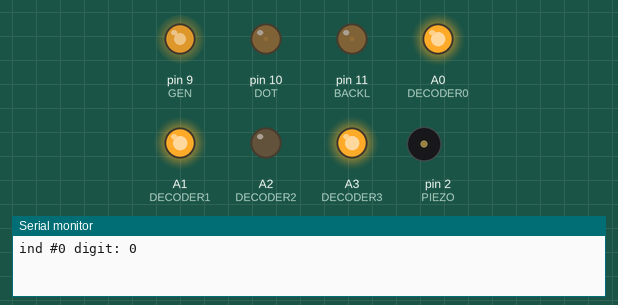
A sketch run on a simulated Arduino Uno, built with avr-gcc and run on an emulated ATmega328P. Shown: output pins drawn as LEDs (lit = HIGH), buzzer (waves = sounding, pin HIGH), the last lines printed to the serial monitor. Pins used as bus, display or sensor lines are not drawn.

Above: at 0.5 s.
At 2.5 s:
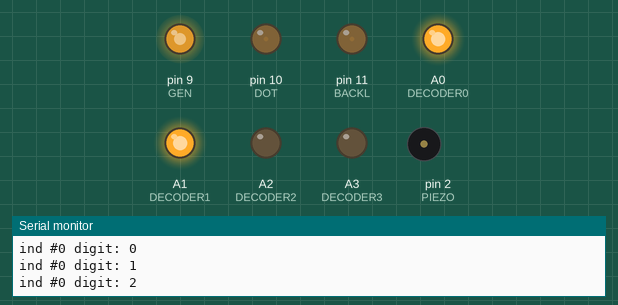
At 3.5 s:
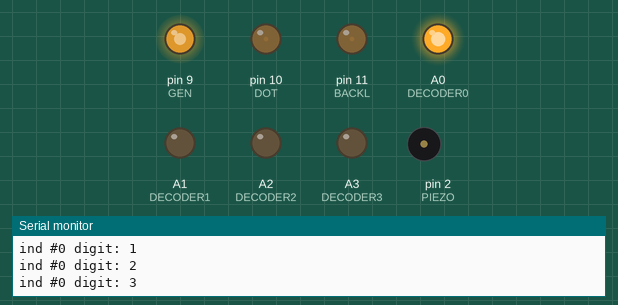
At 5.5 s:
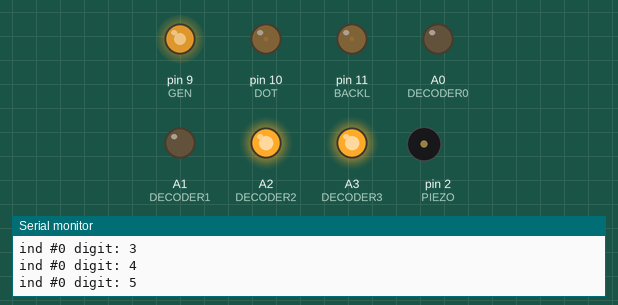
At 8.5 s:
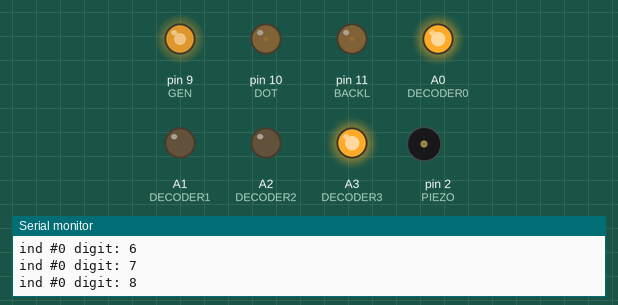
At 11.5 s:
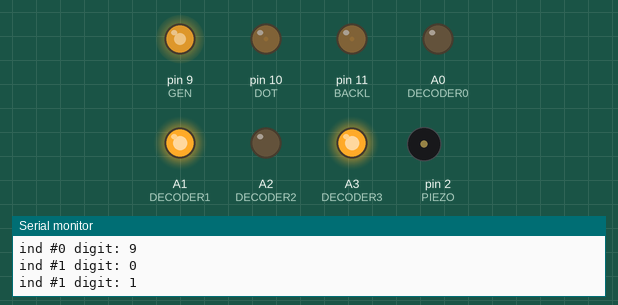
Timing chart, 0 to 13.0 s (numbered marks = the images above):
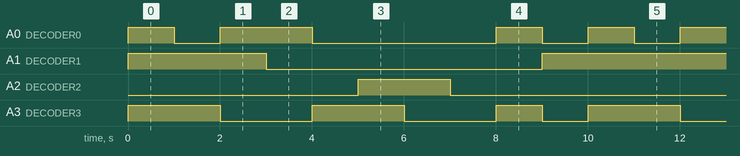

The sketch:

lamp_test.ino
```cpp
/*
  Проверочный скетч к проекту "Часы на ГРИ v2"
  Страница проекта (схемы, описания): https://alexgyver.ru/nixieclock_v2/
  Исходники на GitHub: https://github.com/AlexGyver/NixieClock_v2
  Нравится, как написан код? Поддержи автора! https://alexgyver.ru/support_alex/
  Автор: AlexGyver Technologies, 2018
  https://AlexGyver.ru/
*/

// "минимальный" код для работы часов, можете начать с него разработку своей прошивки
// проверочный код для индикаторов, выводит 0-9 по очереди на каждую лампу

#define DELAY 1000    // задержка между сменой цифр, мс
#define DUTY 180      // скважность ШИМ. От скважности зависит напряжение! у меня 175 вольт при значении 180 и 145 вольт при 120

#define BOARD_TYPE 0
// тип платы часов:
// 0 - IN-12 turned
// 1 - IN-12
// 2 - IN-14 (обычная и neon dot)
// 3 другие индикаторы

// пины
#define PIEZO 2   // пищалка
#define KEY0 3    // часы
#define KEY1 4    // часы
#define KEY2 5    // минуты
#define KEY3 6    // минуты
#define BTN1 7    // кнопка 1
#define BTN2 8    // кнопка 2
#define GEN 9     // генератор
#define DOT 10    // точка
#define BACKL 11  // подсветка
#define BTN3 12   // кнопка 3

#define DECODER0 A0
#define DECODER1 A1
#define DECODER2 A2
#define DECODER3 A3

// распиновка ламп
#if (BOARD_TYPE == 0)
byte digitMask[] = {7, 3, 6, 4, 1, 9, 8, 0, 5, 2}; // маска дешифратора платы in12_turned (цифры нормальные)
byte opts[] = {KEY0, KEY1, KEY2, KEY3};            // порядок индикаторов слева направо

#elif (BOARD_TYPE == 1)
byte digitMask[] = {2, 8, 1, 9, 6, 4, 3, 5, 0, 7}; // маска дешифратора платы in12 (цифры вверх ногами)
byte opts[] = {KEY3, KEY2, KEY1, KEY0};            // порядок индикаторов справа налево (для IN-12 turned) и ин-14

#elif (BOARD_TYPE == 2)
byte digitMask[] = {9, 8, 0, 5, 4, 7, 3, 6, 2, 1}; // маска дешифратора платы in14
byte opts[] = {KEY3, KEY2, KEY1, KEY0};            // порядок индикаторов справа налево (для IN-12 turned) и ин-14

#elif (BOARD_TYPE == 3)
byte digitMask[] = {0, 1, 2, 3, 4, 5, 6, 7, 8, 9}; // тут вводим свой порядок пинов
byte opts[] = {KEY0, KEY1, KEY2, KEY3};            // свой порядок индикаторов
#endif

#include "GyverHacks.h"

void setDig(byte digit) {
  digit = digitMask[digit];
  setPin(DECODER3, bitRead(digit, 0));
  setPin(DECODER1, bitRead(digit, 1));
  setPin(DECODER0, bitRead(digit, 2));
  setPin(DECODER2, bitRead(digit, 3));
}

void setup() {
  Serial.begin(9600);

  // настройка пинов на выход
  pinMode(DECODER0, OUTPUT);
  pinMode(DECODER1, OUTPUT);
  pinMode(DECODER2, OUTPUT);
  pinMode(DECODER3, OUTPUT);
  pinMode(KEY0, OUTPUT);
  pinMode(KEY1, OUTPUT);
  pinMode(KEY2, OUTPUT);
  pinMode(KEY3, OUTPUT);
  pinMode(PIEZO, OUTPUT);
  pinMode(GEN, OUTPUT);
  pinMode(DOT, OUTPUT);
  pinMode(BACKL, OUTPUT);

  // задаем частоту ШИМ на 9 и 10 выводах 31 кГц
  TCCR1B = TCCR1B & 0b11111000 | 1;		// ставим делитель 1

  // включаем ШИМ
  // от скважности зависит напряжение! у 175 вольт при значении 180 и 145 вольт при 120
  setPWM(9, DUTY);
/*
  // перенастраиваем частоту ШИМ на пинах 3 и 11 на 7.8 кГц и разрешаем прерывания по совпадению
  TCCR2B = (TCCR2B & B11111000) | 2;    // делитель 8
  TCCR2A |= (1 << WGM21);   // включить CTC режим для COMPA
  TIMSK2 |= (1 << OCIE2A);  // включить прерывания по совпадению COMPA
*/
  setPWM(BACKL, 1);   // шим на светодиоды подсветки
  setPWM(DOT, 1);     // шим на точку (разделитель часы:минуты)
}

void loop() {
  for (byte i = 0; i < 4; i++) {
    setPin(opts[i], 1);
    // тупо перебираем числа от 0 до 1
    for (byte k = 0; k < 10; k++) {
      setDig(k);
      Serial.println("ind #" + String(i) + " digit: " + String(k));
      delay(DELAY);
    }
    setPin(opts[i], 0);
  }
}
```

Measured:
- by itself, A0 (DECODER0): repeats every 10.0 s: LOW 1.0 s, HIGH 2.0 s, LOW 4.0 s, HIGH 1.0 s, LOW 1.0 s, HIGH 1.0 s
- by itself, A1 (DECODER1): repeats every 10.0 s: LOW 6.0 s, HIGH 4.0 s
- by itself, A2 (DECODER2): alternates HIGH for 2.0 s and LOW for 8.0 s
- by itself, A3 (DECODER3): repeats every 10.0 s: LOW 2.0 s, HIGH 2.0 s, LOW 2.0 s, HIGH 1.0 s, LOW 1.0 s, HIGH 2.0 s
